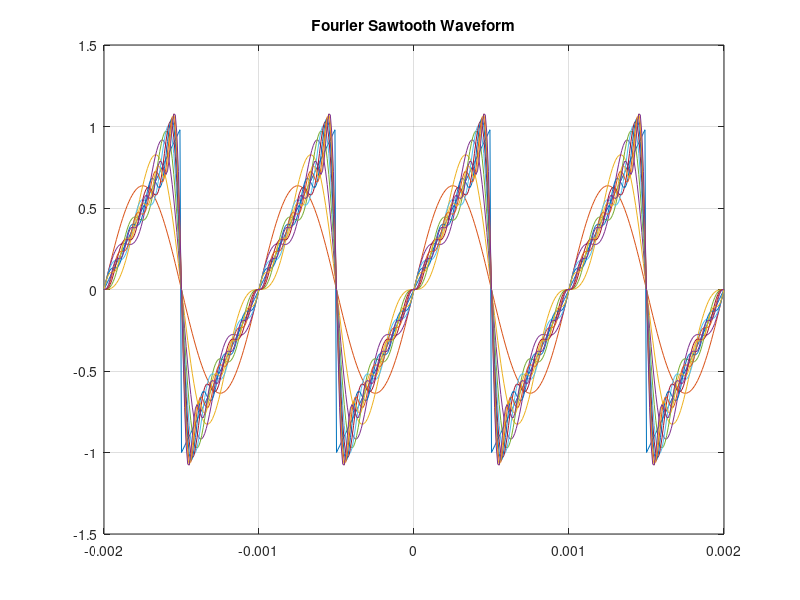

MATLAB code for this plot:

% Script - Fourier Transform Lab 2
% functions 
%   Generate square waveform 
%   Fourier expand n cycles 
% 
% case 1:
% square waveform
%case 2:
%saw tooth waveform

Waveform = 2;

switch Waveform 

    case 1;

        %Define the parameters- version 2
        frequency = 1000; % Frequency of the square wave (in Hz)
        duration = 0.002; % Duration of the square wave (in seconds)
        sampling_rate = 100000; % Sampling rate (samples per second)
        A = 1;
        w = 2 * pi * frequency;
        
        % Generate the time vector
        t = -0.002:1/sampling_rate:duration;
        square_wave_1 = 0;
        % Generate the even square wave
        square_wave = A * square(2 * pi * frequency * t + 2 * pi * 0.25);
        plot(t,square_wave);
        hold on;
        
        for n = 1:1:10
            square_wave_1 = square_wave_1 + 2/(n*pi)*sin(n*pi/2)*cos(n*w*t) - (2/(n*pi))*sin(3*pi*n/2)*cos(n*w*t);
            h1 = plot(t,square_wave_1);
            pause(1);
            hold on;
        end
        hold off;
        title('Fourier SquareWave')
        grid on;

    case 2;

        %Define the parameters- version 1
        frequency = 1000; % Frequency of the sawtooth wave (in Hz)
        duration = 0.002; % Duration of the sawtooth wave (in seconds)
        sampling_rate = 100000; % Sampling rate (samples per second)
        A = 1;
        w = 2 * pi * frequency;
        
        % Generate the time vector
        t = -0.002:1/sampling_rate:duration;
        Sawtooth_wave_1 = 0;
        % Generate the even sawtooth wave
        Sawtooth_wave = A * sawtooth(2*pi*frequency*t+pi);
        plot(t,Sawtooth_wave)
        
        y = fft(Sawtooth_wave);
        plot(t,Sawtooth_wave);
        hold on;
        %square_wave_1 = square_wave_1 + 2/pi*sin(1/2*n*pi)/n*cos(n*w*t);
         for n = 1:1:10
             Sawtooth_wave_1 = Sawtooth_wave_1 - 2/(n*pi)*(-1)^n*sin(n*w*t);
             fprintf( 'Frequecy = %d, Amplitude = %d \n',n*frequency,-2/(n*pi)*(-1)^n);
             h1 = plot(t,Sawtooth_wave_1);
             hold on;
        % fprintf('Frequency= %d, Amplitude = %d \n',n*w/(2*pi),2/pi*sin(1/2*n*pi)/n);
            pause(0.5);
            hold on;
        end
        hold off;
        title('Fourier Sawtooth Waveform')
        grid on;
    otherwise
        %Define the parameters- version 2
        frequency = 1000; % Frequency of the square wave (in Hz)
        duration = 0.002; % Duration of the square wave (in seconds)
        sampling_rate = 100000; % Sampling rate (samples per second)
        A = 1;
        Offset = 0.5;
        w = 2 * pi * frequency;

        % Generate the time vector
        t = -0.002:1/sampling_rate:duration;
        square_wave_1 = 0;
        % Generate the even square wave
        square_wave = A * square(2 * pi * frequency * t + 2 * pi * 0.25);
        plot(t,square_wave);
        hold on;
        Y = fft(square_wave);
        f = frequency*(0:(65-1)/2)/65;
        P2 = abs(Y/65);
        P1 = P2(1:(65+1)/2);
        P1(2:end) = 2*P1(2:end);
end

% %Define the parameters- version 2
% frequency = 1000; % Frequency of the square wave (in Hz)
% duration = 0.002; % Duration of the square wave (in seconds)
% sampling_rate = 100000; % Sampling rate (samples per second)
% A = 1;
% Offset = 0.5;
% w = 2 * pi * frequency;
% 
% % Generate the time vector
% t = -0.002:1/sampling_rate:duration;
% square_wave_1 = 0;
% % Generate the even square wave
% square_wave = A * square(2 * pi * frequency * t + 2 * pi * 0.25);
% plot(t,square_wave);
% hold on;
% 
% for n = 1:1:10
%     square_wave_1 = square_wave_1 + 2/(n*pi)*sin(n*pi/2)*cos(n*w*t) - (2/(n*pi))*sin(3*pi*n/2)*cos(n*w*t);
%     h1 = plot(t,square_wave_1);
%     Amplitude = 2/(n*pi)*sin(n*pi/2)-(2/(n*pi))*sin(3*pi*n/2);
%     %fprintf('Frequency= %d, Amplitude = %d \n',n*frequency,Amplitude);
%     pause(1);
%     hold on;
% end
% hold off;
% title('Fourier SquareWave')
% grid on;


% f = 1/(200e-9);%方波信号的频率，5Mhz，200ns
% L = 512;% 每个周期采样的点数
% Fs = L*f;% Sampling frequency ，采样率=信号频率*每个周期的采样数                   
% T = 1/Fs;% Sampling period     两次采样的时间间隔
% t = (0:L-1)*T;% Time vector    通过采样时间间隔和采样的点数生成时间矩阵。这里选取一个周期的方波信号：512个点=1个方波周期，时间从0开始所以最后减去一个点。
% x = square(t*f*2*pi); %square可以方便的生成方波信号，生成方式和正弦信号一样，角速度*时间，官方说明文档有很多实例。
% plot(t,x);%画出方波信号幅值随时间的变化图 

%Calculate the Fourier series coefficients of a periodic square wave with an amplitude of 1 V, offset DC voltage of 0 V and period of 1 ms, assuming the signal is an even function of time.
% t = linspace(0,3);
% x = square(t);
% plot(t/pi,x,'.-',t/pi,sin(t))
% xlabel('t / \pi')
% grid on

% freq=1/1e-3;
% offset=0.5;
% amp=0.5;
% duty=50;
% t=0:0.01:1;%100 seconds
% %t=2*pi*freq
% %t = linspace(0,3);
% sq_wav=offset+amp*square(2*pi*freq*t,duty);
% plot(sq_wav)

% A=0.5;
% offset = 0.5;
% fo=10*pi;
% w=pi/4;
% t=-2:0.01:2;   
% sq=offset+A*square(fo*t+w);
% 
% plot (t, sq)
% axis ([0  1  -2  2])

% % Define the parameters
% frequency = 1000; % Frequency of the square wave (in Hz)
% duration = 1; % Duration of the square wave (in seconds)
% sampling_rate = 1000; % Sampling rate (samples per second)
% 
% % Generate the time vector
% t = 0:1/sampling_rate:duration;
% 
% % Generate the even square wave
% square_wave = square(2 * pi * frequency * t);
% 
% % Plot the square wave
% plot(t, square_wave);
% xlabel('Time (s)');
% ylabel('Amplitude');
% title('Even Square Wave');
% grid on;

% %%% 正弦波  对应的方波和三角波
% clc
% clear
% close
% 
% %% 参数
% fz = 600000;    %%采样频率
% count = 30;     %%三角波个数及方波个数

% %% 主程序
% xL = [1/fz:(1/fz):1];
% accuracy = fz/count;
% x = 1:1:fz;
% 
% y_sin = sin(2*pi*x/fz);
% y_sin = (0.8*y_sin)/2+0.5; %使正弦波幅值在0.1~0.9之间
% flag = 1;
% y_san(1)=0;
% 
% for i=1:fz
%     y_san(i+1) = y_san(i)+flag * (1/accuracy); 
%     if rem(i,accuracy) == 0
%        flag = -flag;      
%     end
% end
% y_san = y_san(1:fz);
% for i = 1:fz
%    if y_san(i)>y_sin(i)
%       y_fang(i) = 0;
%    else
%       y_fang(i) = 1;
%    end
% end
% figure(1)
% plot(xL,y_san,'k')
% hold on
% plot(xL,y_sin,'k')
% axis([0 1 -0.1 1.1])
% %axis off
% figure(2)
% plot(xL,y_fang,'k')
% hold on
% plot(xL,y_sin,'k')
% axis([0 1 -0.1 1.1])
% %axis off

% % 第一个图
% clear
% clc
% 
% T1 = 1; T2 = 2; T3 = 4/5; T4 = 4/7;
% T0 = 2*pi; % 周期 如果是相加项 取所有周期分子的公约数 再乘pi
% omiga = 2*pi/T0;
% 
% fsin=@(n,t) sin(n*omiga*t).*square(t);
% 
% fcos=@(n,t) cos(n*omiga*t).*square(t);
% 
% N=20;
% 
% Fsin=zeros(1,N+1);
% 
% Fcos=zeros(1,N+1);
% 
% for n=1:N
% 
%     Fsin(n)=quad(@(t)fsin(n,t),-T0/2,T0/2,1e-9)/T0*2;
% 
%     Fcos(n)=quad(@(t)fcos(n,t),-T0/2,T0/2,1e-9)/T0*2;
% 
% end
% 
% n = 0;
% a0 = quad(@(t)fcos(n,t),-T0/2,T0/2,1e-9)/T0;
% 
% % 把极小值弄为0
% Fcos(Fcos<0.01)=0;
% Fsin(Fsin<0.01)=0;
% 
% subplot(211),stem((1:N+1).*omiga,Fcos);title('an');
% grid on
% ylim([-1,1]) % 设置幅值显示范围
% xlabel('n')
% ylabel('幅值')
% 
% subplot(212),stem((1:N+1).*omiga,Fsin);title('bn');
% grid on
% ylim([-1,1]) % 设置幅值显示范围
% xlabel('n')
% ylabel('幅值')
% 
% figure
% subplot(211);
% stem((1:N+1).*omiga,sqrt(Fcos.^2+Fsin.^2));
% grid on
% title('幅值谱','fontsize',13);
% xlabel('\omega','fontsize',12);
% ylabel('A_n','fontsize',12)
% 
% subplot(212);
% phi = atan(Fcos./Fsin);
% phi(isnan(phi))=0; % bn为0时 算出来NaN无效值 这一步去除无效值 
% stem((1:N+1).*omiga,phi);
% grid on
% ylim([-pi pi])
% xlim([0 25])
% title('相位谱','fontsize',13)
% xlabel('\omega','fontsize',12);
% ylabel('\phi_n','fontsize',12)
% 
% 
% 
% % Define the parameters
% amplitude = 0.5;         % Amplitude (1 V)
% offset = 0.5;            % DC Offset (0 V)
% period = 0.001;        % Period (1 ms)
% frequency = 1 / period; % Frequency (1 kHz)
% duration = 0.02;       % Duration of the signal (20 ms)
% sampling_rate = 10e6;  % Sampling rate (10 MSamples per second)
% 
% % Generate the time vector
% t = 0:1/sampling_rate:duration;
% 
% % Generate the square wave signal
% square_wave = amplitude * square(2 * pi * frequency * t) + offset;
% 
% % Plot the square wave
% plot(t, square_wave);
% xlabel('Time (s)');
% ylabel('Amplitude (V)');
% title('Periodic Square Wave');
% grid on;


% t1 = linspace(0,0.1,100);
% xt1 = 0;
% A =5;
% f0 = 10;
% for n = 1:2:10
%     xt1 = xt1+4*A/pi*sin(n*2*pi*f0*t1)/n;
%     h1 = plot(t1,xt1);
%     pause(0.5);
%     hold on;
% end
% title('square x(t)')
% grid on;
% XTickLable={'0','T_{0}/2','T_{0}'};
% set(gca,'Xtick',[0:0.05:0.1],'XTickLabel',XTickLable,'TickDir','out');
